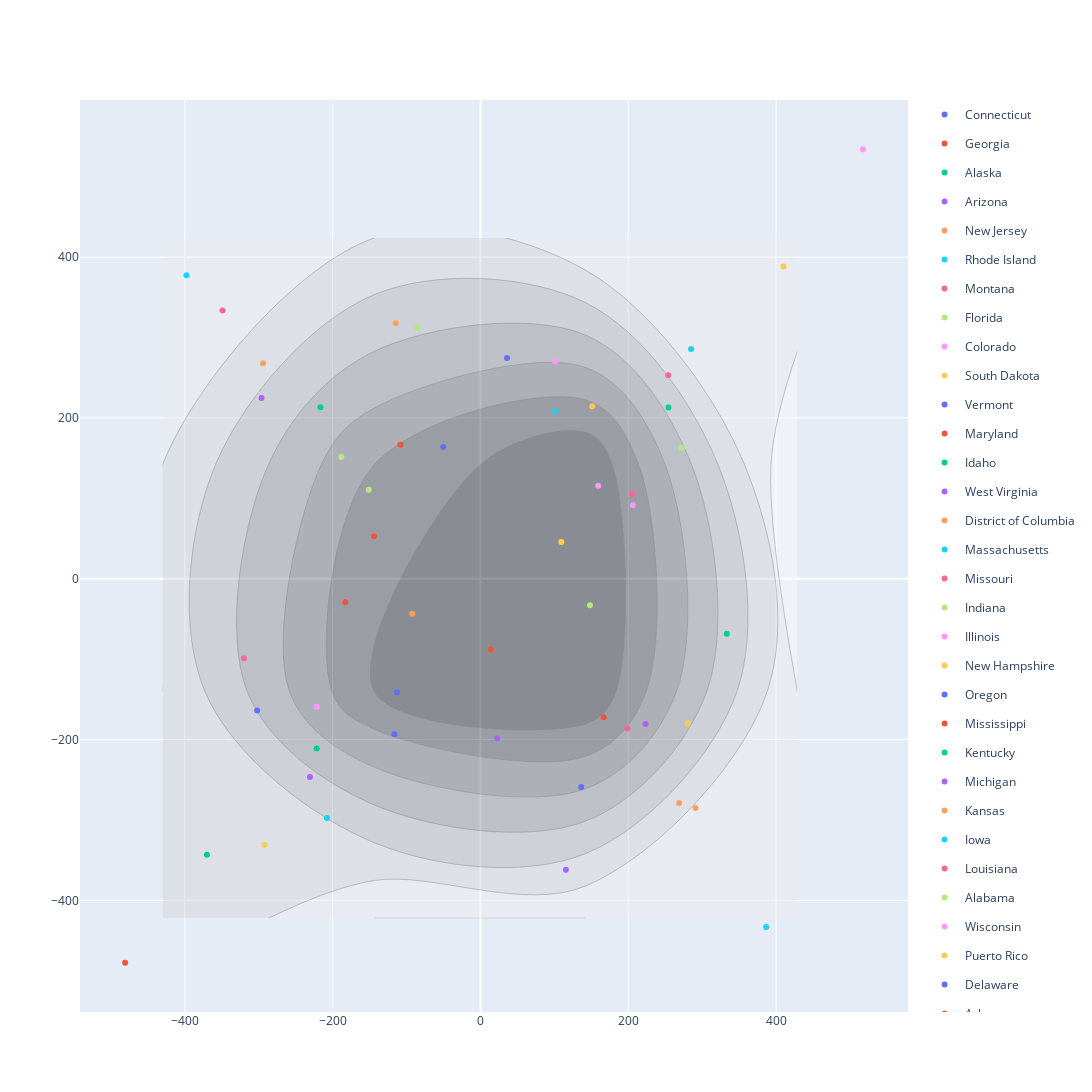

The code cell stored with this chart in its notebook:
### Code cell
pdf = tdf[:PN]
fig = go.Figure()
fig.add_contour(x=0.5*(xs[:-1]+xs[1:]), y=0.5*(ys[:-1]+ys[1:]), z=azs.T, colorscale="Greys", showscale=False, opacity=0.4)
fig.add_traces(px.scatter(pdf, x='px', y='py', color='state', hover_data=['state']).data)
fig.update_layout(autosize=False, width=1600, height=1400)

# fig.write_html("plots/final/umap_xtra.html".format(PN), include_plotlyjs='cdn')
fig.update_layout(
    autosize=False,
    width=2000,
    height=2000,)
iplot(fig)

### Figure 1 — Plotly figure (JSON) as saved in the notebook; plotly's stock layout.template omitted (floating-point values rounded to 4 significant figures)
{"data": [{"colorscale": [[0, "rgb(255,255,255)"], [0.125, "rgb(240,240,240)"], [0.25, "rgb(217,217,217)"], [0.375, "rgb(189,189,189)"], [0.5, "rgb(150,150,150)"], [0.625, "rgb(115,115,115)"], [0.75, "rgb(82,82,82)"], [0.875, "rgb(37,37,37)"], [1, "rgb(0,0,0)"]], "opacity": 0.4, "showscale": false, "type": "contour", "x": [-430.0, -143.7, 142.6, 428.9], "y": [-422.3, -140.3, 141.8, 423.8], "z": [[3, 1, 1, 2], [2, 7, 8, 1], [2, 6, 8, 0], [2, 2, 1, 2]]}, {"customdata": [["Connecticut"]], "hovertemplate": "state=%{customdata[0]}<br>px=%{x}<br>py=%{y}<extra></extra>", "legendgroup": "Connecticut", "marker": {"color": "#636efa", "symbol": "circle"}, "mode": "markers", "name": "Connecticut", "orientation": "v", "showlegend": true, "type": "scatter", "x": [136.4], "xaxis": "x", "y": [-259.2], "yaxis": "y"}, {"customdata": [["Georgia"]], "hovertemplate": "state=%{customdata[0]}<br>px=%{x}<br>py=%{y}<extra></extra>", "legendgroup": "Georgia", "marker": {"color": "#EF553B", "symbol": "circle"}, "mode": "markers", "name": "Georgia", "orientation": "v", "showlegend": true, "type": "scatter", "x": [166.8], "xaxis": "x", "y": [-172.3], "yaxis": "y"}, {"customdata": [["Alaska"]], "hovertemplate": "state=%{customdata[0]}<br>px=%{x}<br>py=%{y}<extra></extra>", "legendgroup": "Alaska", "marker": {"color": "#00cc96", "symbol": "circle"}, "mode": "markers", "name": "Alaska", "orientation": "v", "showlegend": true, "type": "scatter", "x": [-216.5], "xaxis": "x", "y": [213.4], "yaxis": "y"}, {"customdata": [["Arizona"]], "hovertemplate": "state=%{customdata[0]}<br>px=%{x}<br>py=%{y}<extra></extra>", "legendgroup": "Arizona", "marker": {"color": "#ab63fa", "symbol": "circle"}, "mode": "markers", "name": "Arizona", "orientation": "v", "showlegend": true, "type": "scatter", "x": [-296.1], "xaxis": "x", "y": [224.8], "yaxis": "y"}, {"customdata": [["New Jersey"]], "hovertemplate": "state=%{customdata[0]}<br>px=%{x}<br>py=%{y}<extra></extra>", "legendgroup": "New Jersey", "marker": {"color": "#FFA15A", "symbol": "circle"}, "mode": "markers", "name": "New Jersey", "orientation": "v", "showlegend": true, "type": "scatter", "x": [-114.5], "xaxis": "x", "y": [317.8], "yaxis": "y"}, {"customdata": [["Rhode Island"]], "hovertemplate": "state=%{customdata[0]}<br>px=%{x}<br>py=%{y}<extra></extra>", "legendgroup": "Rhode Island", "marker": {"color": "#19d3f3", "symbol": "circle"}, "mode": "markers", "name": "Rhode Island", "orientation": "v", "showlegend": true, "type": "scatter", "x": [-207.7], "xaxis": "x", "y": [-297.6], "yaxis": "y"}, {"customdata": [["Montana"]], "hovertemplate": "state=%{customdata[0]}<br>px=%{x}<br>py=%{y}<extra></extra>", "legendgroup": "Montana", "marker": {"color": "#FF6692", "symbol": "circle"}, "mode": "markers", "name": "Montana", "orientation": "v", "showlegend": true, "type": "scatter", "x": [-349.0], "xaxis": "x", "y": [333.5], "yaxis": "y"}, {"customdata": [["Florida"]], "hovertemplate": "state=%{customdata[0]}<br>px=%{x}<br>py=%{y}<extra></extra>", "legendgroup": "Florida", "marker": {"color": "#B6E880", "symbol": "circle"}, "mode": "markers", "name": "Florida", "orientation": "v", "showlegend": true, "type": "scatter", "x": [272.4], "xaxis": "x", "y": [162.8], "yaxis": "y"}, {"customdata": [["Colorado"]], "hovertemplate": "state=%{customdata[0]}<br>px=%{x}<br>py=%{y}<extra></extra>", "legendgroup": "Colorado", "marker": {"color": "#FF97FF", "symbol": "circle"}, "mode": "markers", "name": "Colorado", "orientation": "v", "showlegend": true, "type": "scatter", "x": [206.3], "xaxis": "x", "y": [91.46], "yaxis": "y"}, {"customdata": [["South Dakota"]], "hovertemplate": "state=%{customdata[0]}<br>px=%{x}<br>py=%{y}<extra></extra>", "legendgroup": "South Dakota", "marker": {"color": "#FECB52", "symbol": "circle"}, "mode": "markers", "name": "South Dakota", "orientation": "v", "showlegend": true, "type": "scatter", "x": [280.6], "xaxis": "x", "y": [-180.2], "yaxis": "y"}, {"customdata": [["Vermont"]], "hovertemplate": "state=%{customdata[0]}<br>px=%{x}<br>py=%{y}<extra></extra>", "legendgroup": "Vermont", "marker": {"color": "#636efa", "symbol": "circle"}, "mode": "markers", "name": "Vermont", "orientation": "v", "showlegend": true, "type": "scatter", "x": [-302.1], "xaxis": "x", "y": [-163.9], "yaxis": "y"}, {"customdata": [["Maryland"]], "hovertemplate": "state=%{customdata[0]}<br>px=%{x}<br>py=%{y}<extra></extra>", "legendgroup": "Maryland", "marker": {"color": "#EF553B", "symbol": "circle"}, "mode": "markers", "name": "Maryland", "orientation": "v", "showlegend": true, "type": "scatter", "x": [-108.3], "xaxis": "x", "y": [166.5], "yaxis": "y"}, {"customdata": [["Idaho"]], "hovertemplate": "state=%{customdata[0]}<br>px=%{x}<br>py=%{y}<extra></extra>", "legendgroup": "Idaho", "marker": {"color": "#00cc96", "symbol": "circle"}, "mode": "markers", "name": "Idaho", "orientation": "v", "showlegend": true, "type": "scatter", "x": [254.4], "xaxis": "x", "y": [213.0], "yaxis": "y"}, {"customdata": [["West Virginia"]], "hovertemplate": "state=%{customdata[0]}<br>px=%{x}<br>py=%{y}<extra></extra>", "legendgroup": "West Virginia", "marker": {"color": "#ab63fa", "symbol": "circle"}, "mode": "markers", "name": "West Virginia", "orientation": "v", "showlegend": true, "type": "scatter", "x": [115.6], "xaxis": "x", "y": [-362.1], "yaxis": "y"}, {"customdata": [["District of Columbia"]], "hovertemplate": "state=%{customdata[0]}<br>px=%{x}<br>py=%{y}<extra></extra>", "legendgroup": "District of Columbia", "marker": {"color": "#FFA15A", "symbol": "circle"}, "mode": "markers", "name": "District of Columbia", "orientation": "v", "showlegend": true, "type": "scatter", "x": [-92.19], "xaxis": "x", "y": [-43.59], "yaxis": "y"}, {"customdata": [["Massachusetts"]], "hovertemplate": "state=%{customdata[0]}<br>px=%{x}<br>py=%{y}<extra></extra>", "legendgroup": "Massachusetts", "marker": {"color": "#19d3f3", "symbol": "circle"}, "mode": "markers", "name": "Massachusetts", "orientation": "v", "showlegend": true, "type": "scatter", "x": [285.1], "xaxis": "x", "y": [285.6], "yaxis": "y"}, {"customdata": [["Missouri"]], "hovertemplate": "state=%{customdata[0]}<br>px=%{x}<br>py=%{y}<extra></extra>", "legendgroup": "Missouri", "marker": {"color": "#FF6692", "symbol": "circle"}, "mode": "markers", "name": "Missouri", "orientation": "v", "showlegend": true, "type": "scatter", "x": [199.0], "xaxis": "x", "y": [-186.2], "yaxis": "y"}, {"customdata": [["Indiana"]], "hovertemplate": "state=%{customdata[0]}<br>px=%{x}<br>py=%{y}<extra></extra>", "legendgroup": "Indiana", "marker": {"color": "#B6E880", "symbol": "circle"}, "mode": "markers", "name": "Indiana", "orientation": "v", "showlegend": true, "type": "scatter", "x": [-85.43], "xaxis": "x", "y": [312.9], "yaxis": "y"}, {"customdata": [["Illinois"]], "hovertemplate": "state=%{customdata[0]}<br>px=%{x}<br>py=%{y}<extra></extra>", "legendgroup": "Illinois", "marker": {"color": "#FF97FF", "symbol": "circle"}, "mode": "markers", "name": "Illinois", "orientation": "v", "showlegend": true, "type": "scatter", "x": [-221.5], "xaxis": "x", "y": [-159.2], "yaxis": "y"}, {"customdata": [["New Hampshire"]], "hovertemplate": "state=%{customdata[0]}<br>px=%{x}<br>py=%{y}<extra></extra>", "legendgroup": "New Hampshire", "marker": {"color": "#FECB52", "symbol": "circle"}, "mode": "markers", "name": "New Hampshire", "orientation": "v", "showlegend": true, "type": "scatter", "x": [410.0], "xaxis": "x", "y": [388.4], "yaxis": "y"}, {"customdata": [["Oregon"]], "hovertemplate": "state=%{customdata[0]}<br>px=%{x}<br>py=%{y}<extra></extra>", "legendgroup": "Oregon", "marker": {"color": "#636efa", "symbol": "circle"}, "mode": "markers", "name": "Oregon", "orientation": "v", "showlegend": true, "type": "scatter", "x": [36.01], "xaxis": "x", "y": [274.4], "yaxis": "y"}, {"customdata": [["Mississippi"]], "hovertemplate": "state=%{customdata[0]}<br>px=%{x}<br>py=%{y}<extra></extra>", "legendgroup": "Mississippi", "marker": {"color": "#EF553B", "symbol": "circle"}, "mode": "markers", "name": "Mississippi", "orientation": "v", "showlegend": true, "type": "scatter", "x": [14.16], "xaxis": "x", "y": [-87.92], "yaxis": "y"}, {"customdata": [["Kentucky"]], "hovertemplate": "state=%{customdata[0]}<br>px=%{x}<br>py=%{y}<extra></extra>", "legendgroup": "Kentucky", "marker": {"color": "#00cc96", "symbol": "circle"}, "mode": "markers", "name": "Kentucky", "orientation": "v", "showlegend": true, "type": "scatter", "x": [-370.0], "xaxis": "x", "y": [-343.4], "yaxis": "y"}, {"customdata": [["Michigan"]], "hovertemplate": "state=%{customdata[0]}<br>px=%{x}<br>py=%{y}<extra></extra>", "legendgroup": "Michigan", "marker": {"color": "#ab63fa", "symbol": "circle"}, "mode": "markers", "name": "Michigan", "orientation": "v", "showlegend": true, "type": "scatter", "x": [22.82], "xaxis": "x", "y": [-198.6], "yaxis": "y"}, {"customdata": [["Kansas"]], "hovertemplate": "state=%{customdata[0]}<br>px=%{x}<br>py=%{y}<extra></extra>", "legendgroup": "Kansas", "marker": {"color": "#FFA15A", "symbol": "circle"}, "mode": "markers", "name": "Kansas", "orientation": "v", "showlegend": true, "type": "scatter", "x": [291.1], "xaxis": "x", "y": [-285.2], "yaxis": "y"}, {"customdata": [["Iowa"]], "hovertemplate": "state=%{customdata[0]}<br>px=%{x}<br>py=%{y}<extra></extra>", "legendgroup": "Iowa", "marker": {"color": "#19d3f3", "symbol": "circle"}, "mode": "markers", "name": "Iowa", "orientation": "v", "showlegend": true, "type": "scatter", "x": [386.6], "xaxis": "x", "y": [-433.1], "yaxis": "y"}, {"customdata": [["Louisiana"]], "hovertemplate": "state=%{customdata[0]}<br>px=%{x}<br>py=%{y}<extra></extra>", "legendgroup": "Louisiana", "marker": {"color": "#FF6692", "symbol": "circle"}, "mode": "markers", "name": "Louisiana", "orientation": "v", "showlegend": true, "type": "scatter", "x": [205.9], "xaxis": "x", "y": [105.4], "yaxis": "y"}, {"customdata": [["Alabama"]], "hovertemplate": "state=%{customdata[0]}<br>px=%{x}<br>py=%{y}<extra></extra>", "legendgroup": "Alabama", "marker": {"color": "#B6E880", "symbol": "circle"}, "mode": "markers", "name": "Alabama", "orientation": "v", "showlegend": true, "type": "scatter", "x": [-151.1], "xaxis": "x", "y": [110.6], "yaxis": "y"}, {"customdata": [["Wisconsin"]], "hovertemplate": "state=%{customdata[0]}<br>px=%{x}<br>py=%{y}<extra></extra>", "legendgroup": "Wisconsin", "marker": {"color": "#FF97FF", "symbol": "circle"}, "mode": "markers", "name": "Wisconsin", "orientation": "v", "showlegend": true, "type": "scatter", "x": [517.5], "xaxis": "x", "y": [534.1], "yaxis": "y"}, {"customdata": [["Puerto Rico"]], "hovertemplate": "state=%{customdata[0]}<br>px=%{x}<br>py=%{y}<extra></extra>", "legendgroup": "Puerto Rico", "marker": {"color": "#FECB52", "symbol": "circle"}, "mode": "markers", "name": "Puerto Rico", "orientation": "v", "showlegend": true, "type": "scatter", "x": [151.4], "xaxis": "x", "y": [214.6], "yaxis": "y"}, {"customdata": [["Delaware"]], "hovertemplate": "state=%{customdata[0]}<br>px=%{x}<br>py=%{y}<extra></extra>", "legendgroup": "Delaware", "marker": {"color": "#636efa", "symbol": "circle"}, "mode": "markers", "name": "Delaware", "orientation": "v", "showlegend": true, "type": "scatter", "x": [-116.3], "xaxis": "x", "y": [-193.4], "yaxis": "y"}, {"customdata": [["Arkansas"]], "hovertemplate": "state=%{customdata[0]}<br>px=%{x}<br>py=%{y}<extra></extra>", "legendgroup": "Arkansas", "marker": {"color": "#EF553B", "symbol": "circle"}, "mode": "markers", "name": "Arkansas", "orientation": "v", "showlegend": true, "type": "scatter", "x": [-182.8], "xaxis": "x", "y": [-29.16], "yaxis": "y"}, {"customdata": [["Texas"]], "hovertemplate": "state=%{customdata[0]}<br>px=%{x}<br>py=%{y}<extra></extra>", "legendgroup": "Texas", "marker": {"color": "#00cc96", "symbol": "circle"}, "mode": "markers", "name": "Texas", "orientation": "v", "showlegend": true, "type": "scatter", "x": [333.4], "xaxis": "x", "y": [-68.29], "yaxis": "y"}, {"customdata": [["Pennsylvania"]], "hovertemplate": "state=%{customdata[0]}<br>px=%{x}<br>py=%{y}<extra></extra>", "legendgroup": "Pennsylvania", "marker": {"color": "#ab63fa", "symbol": "circle"}, "mode": "markers", "name": "Pennsylvania", "orientation": "v", "showlegend": true, "type": "scatter", "x": [-230.7], "xaxis": "x", "y": [-246.6], "yaxis": "y"}, {"customdata": [["Hawaii"]], "hovertemplate": "state=%{customdata[0]}<br>px=%{x}<br>py=%{y}<extra></extra>", "legendgroup": "Hawaii", "marker": {"color": "#FFA15A", "symbol": "circle"}, "mode": "markers", "name": "Hawaii", "orientation": "v", "showlegend": true, "type": "scatter", "x": [268.8], "xaxis": "x", "y": [-279.1], "yaxis": "y"}, {"customdata": [["North Carolina"]], "hovertemplate": "state=%{customdata[0]}<br>px=%{x}<br>py=%{y}<extra></extra>", "legendgroup": "North Carolina", "marker": {"color": "#19d3f3", "symbol": "circle"}, "mode": "markers", "name": "North Carolina", "orientation": "v", "showlegend": true, "type": "scatter", "x": [101.3], "xaxis": "x", "y": [208.1], "yaxis": "y"}, {"customdata": [["South Carolina"]], "hovertemplate": "state=%{customdata[0]}<br>px=%{x}<br>py=%{y}<extra></extra>", "legendgroup": "South Carolina", "marker": {"color": "#FF6692", "symbol": "circle"}, "mode": "markers", "name": "South Carolina", "orientation": "v", "showlegend": true, "type": "scatter", "x": [254.2], "xaxis": "x", "y": [253.1], "yaxis": "y"}, {"customdata": [["Ohio"]], "hovertemplate": "state=%{customdata[0]}<br>px=%{x}<br>py=%{y}<extra></extra>", "legendgroup": "Ohio", "marker": {"color": "#B6E880", "symbol": "circle"}, "mode": "markers", "name": "Ohio", "orientation": "v", "showlegend": true, "type": "scatter", "x": [-188.2], "xaxis": "x", "y": [151.4], "yaxis": "y"}, {"customdata": [["Tennessee"]], "hovertemplate": "state=%{customdata[0]}<br>px=%{x}<br>py=%{y}<extra></extra>", "legendgroup": "Tennessee", "marker": {"color": "#FF97FF", "symbol": "circle"}, "mode": "markers", "name": "Tennessee", "orientation": "v", "showlegend": true, "type": "scatter", "x": [159.5], "xaxis": "x", "y": [115.6], "yaxis": "y"}, {"customdata": [["Nevada"]], "hovertemplate": "state=%{customdata[0]}<br>px=%{x}<br>py=%{y}<extra></extra>", "legendgroup": "Nevada", "marker": {"color": "#FECB52", "symbol": "circle"}, "mode": "markers", "name": "Nevada", "orientation": "v", "showlegend": true, "type": "scatter", "x": [-292.2], "xaxis": "x", "y": [-331.0], "yaxis": "y"}, {"customdata": [["Utah"]], "hovertemplate": "state=%{customdata[0]}<br>px=%{x}<br>py=%{y}<extra></extra>", "legendgroup": "Utah", "marker": {"color": "#636efa", "symbol": "circle"}, "mode": "markers", "name": "Utah", "orientation": "v", "showlegend": true, "type": "scatter", "x": [-112.9], "xaxis": "x", "y": [-141.3], "yaxis": "y"}, {"customdata": [["California"]], "hovertemplate": "state=%{customdata[0]}<br>px=%{x}<br>py=%{y}<extra></extra>", "legendgroup": "California", "marker": {"color": "#EF553B", "symbol": "circle"}, "mode": "markers", "name": "California", "orientation": "v", "showlegend": true, "type": "scatter", "x": [-480.7], "xaxis": "x", "y": [-477.5], "yaxis": "y"}, {"customdata": [["Oklahoma"]], "hovertemplate": "state=%{customdata[0]}<br>px=%{x}<br>py=%{y}<extra></extra>", "legendgroup": "Oklahoma", "marker": {"color": "#00cc96", "symbol": "circle"}, "mode": "markers", "name": "Oklahoma", "orientation": "v", "showlegend": true, "type": "scatter", "x": [-221.6], "xaxis": "x", "y": [-211.3], "yaxis": "y"}, {"customdata": [["New York"]], "hovertemplate": "state=%{customdata[0]}<br>px=%{x}<br>py=%{y}<extra></extra>", "legendgroup": "New York", "marker": {"color": "#ab63fa", "symbol": "circle"}, "mode": "markers", "name": "New York", "orientation": "v", "showlegend": true, "type": "scatter", "x": [223.4], "xaxis": "x", "y": [-180.7], "yaxis": "y"}, {"customdata": [["Nebraska"]], "hovertemplate": "state=%{customdata[0]}<br>px=%{x}<br>py=%{y}<extra></extra>", "legendgroup": "Nebraska", "marker": {"color": "#FFA15A", "symbol": "circle"}, "mode": "markers", "name": "Nebraska", "orientation": "v", "showlegend": true, "type": "scatter", "x": [-294.1], "xaxis": "x", "y": [267.9], "yaxis": "y"}, {"customdata": [["New Mexico"]], "hovertemplate": "state=%{customdata[0]}<br>px=%{x}<br>py=%{y}<extra></extra>", "legendgroup": "New Mexico", "marker": {"color": "#19d3f3", "symbol": "circle"}, "mode": "markers", "name": "New Mexico", "orientation": "v", "showlegend": true, "type": "scatter", "x": [-397.7], "xaxis": "x", "y": [377.6], "yaxis": "y"}, {"customdata": [["Wyoming"]], "hovertemplate": "state=%{customdata[0]}<br>px=%{x}<br>py=%{y}<extra></extra>", "legendgroup": "Wyoming", "marker": {"color": "#FF6692", "symbol": "circle"}, "mode": "markers", "name": "Wyoming", "orientation": "v", "showlegend": true, "type": "scatter", "x": [-319.9], "xaxis": "x", "y": [-98.83], "yaxis": "y"}, {"customdata": [["Virginia"]], "hovertemplate": "state=%{customdata[0]}<br>px=%{x}<br>py=%{y}<extra></extra>", "legendgroup": "Virginia", "marker": {"color": "#B6E880", "symbol": "circle"}, "mode": "markers", "name": "Virginia", "orientation": "v", "showlegend": true, "type": "scatter", "x": [148.2], "xaxis": "x", "y": [-33.1], "yaxis": "y"}, {"customdata": [["North Dakota"]], "hovertemplate": "state=%{customdata[0]}<br>px=%{x}<br>py=%{y}<extra></extra>", "legendgroup": "North Dakota", "marker": {"color": "#FF97FF", "symbol": "circle"}, "mode": "markers", "name": "North Dakota", "orientation": "v", "showlegend": true, "type": "scatter", "x": [101.3], "xaxis": "x", "y": [270.3], "yaxis": "y"}, {"customdata": [["Minnesota"]], "hovertemplate": "state=%{customdata[0]}<br>px=%{x}<br>py=%{y}<extra></extra>", "legendgroup": "Minnesota", "marker": {"color": "#FECB52", "symbol": "circle"}, "mode": "markers", "name": "Minnesota", "orientation": "v", "showlegend": true, "type": "scatter", "x": [109.5], "xaxis": "x", "y": [45.75], "yaxis": "y"}, {"customdata": [["Maine"]], "hovertemplate": "state=%{customdata[0]}<br>px=%{x}<br>py=%{y}<extra></extra>", "legendgroup": "Maine", "marker": {"color": "#636efa", "symbol": "circle"}, "mode": "markers", "name": "Maine", "orientation": "v", "showlegend": true, "type": "scatter", "x": [-50.21], "xaxis": "x", "y": [163.8], "yaxis": "y"}, {"customdata": [["Washington"]], "hovertemplate": "state=%{customdata[0]}<br>px=%{x}<br>py=%{y}<extra></extra>", "legendgroup": "Washington", "marker": {"color": "#EF553B", "symbol": "circle"}, "mode": "markers", "name": "Washington", "orientation": "v", "showlegend": true, "type": "scatter", "x": [-143.9], "xaxis": "x", "y": [52.79], "yaxis": "y"}], "layout": {"autosize": false, "height": 2000, "width": 2000}}
